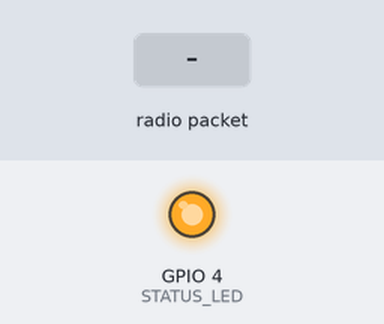
A sketch run on a simulated ESP8266 (NodeMCU). Shown: output pins drawn as LEDs (lit = HIGH). Inputs (shaded band) come from the test bench. No radio packets arrive unless stated; what the sketch prints to the serial monitor is not drawn.

Above: at 0.6 s.
At 2.3 s:
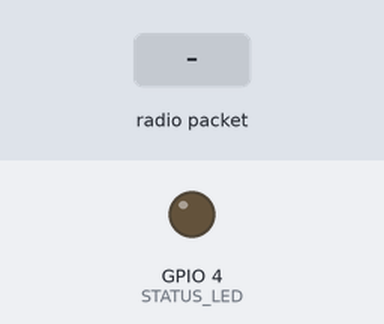
2.4 s: radio packet "ACK" arrives
3.9 s: radio packet "1" arrives
At 5.4 s:
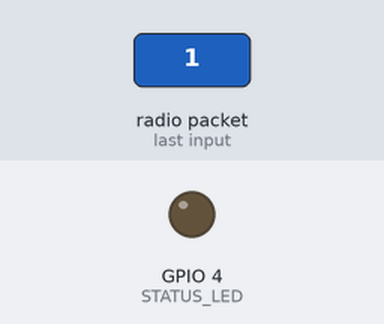
Timing chart, 0 to 6.9 s (numbered marks = the images above; inputs shaded):
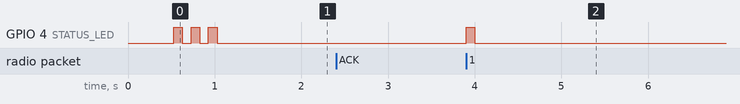

Measured:
- after the input at 3.9 s, GPIO 4 (STATUS_LED): LOW → HIGH at once, → LOW 0.10 s later

The sketch:

esp32_lora_receiver.ino
```cpp
/**
 * ============================================================================
 * SHEcurity — ESP32 #2 LoRa to USB Serial Receiver (Base Station on Laptop)
 * ============================================================================
 * Hardware:
 *   - ESP32 NodeMCU / DevKit V1
 *   - SX1278 (Ra-02 433MHz) LoRa SPI Module
 *
 * Pinout Connections (ESP32 to SX1278 Ra-02):
 *   - NSS  / CS  -> GPIO 5
 *   - RST / RESET-> GPIO 14
 *   - DIO0 / IRQ -> GPIO 2
 *   - SCK        -> GPIO 18
 *   - MISO       -> GPIO 19
 *   - MOSI       -> GPIO 23
 *   - VCC        -> 3.3V ONLY (DO NOT CONNECT TO 5V!)
 *   - GND        -> GND
 *
 * Baud Rate: 115200 bps
 * ============================================================================
 */

#include <SPI.h>
#include <LoRa.h>

#define LORA_SS    5
#define LORA_RST   14
#define LORA_DIO0  2
#define LORA_BAND  433000000L // 433.00 MHz ISM Band

#if defined(LED_BUILTIN) && (LED_BUILTIN != LORA_DIO0)
  #define STATUS_LED LED_BUILTIN
#else
  #define STATUS_LED 4
#endif

void setup() {
  Serial.begin(115200);
  delay(500);

  pinMode(STATUS_LED, OUTPUT);
  digitalWrite(STATUS_LED, LOW);

  Serial.println("[ESP32-Rx] Booting SHEcurity LoRa Receiver Base Station...");

  LoRa.setPins(LORA_SS, LORA_RST, LORA_DIO0);

  if (!LoRa.begin(LORA_BAND)) {
    Serial.println("[ESP32-Rx] ERROR: LoRa init failed! Check wiring & 3.3V power.");
    while (1) {
      digitalWrite(STATUS_LED, HIGH);
      delay(200);
      digitalWrite(STATUS_LED, LOW);
      delay(200);
    }
  }

  // ── Optimized High-Power Fast-Response Radio Parameters (Matches Transmitter!) ──
  LoRa.setTxPower(20);              // 20 dBm = 100 mW (PA_BOOST, for ACK replies)
  LoRa.setSpreadingFactor(7);       // SF7: Instant 35ms packet airtime
  LoRa.setSignalBandwidth(125E3);   // 125 kHz: Rock-solid lock, zero crystal drift
  LoRa.setCodingRate4(5);           // CR 4/5: Fast Forward Error Correction
  LoRa.setSyncWord(0x12);           // Standard sync word
  LoRa.enableCrc();

  Serial.println("[ESP32-Rx] ✅ LoRa Receiver Ready on 433.00 MHz (SF7, BW125k, CR4/5, 20dBm)");
  Serial.println("[ESP32-Rx] ⚡ Mode: Lightning Fast (35ms airtime) + 100mW RF Boost");
  blinkLed(3, 100);
}

void loop() {
  // 1. Check for incoming LoRa packet
  int packetSize = LoRa.parsePacket();
  if (packetSize) {
    digitalWrite(STATUS_LED, HIGH);

    String receivedData = "";
    while (LoRa.available()) {
      receivedData += (char)LoRa.read();
    }
    receivedData.trim();

    int rssi = LoRa.packetRssi();
    float snr = LoRa.packetSnr();

    // Forward telemetry packet directly to Laptop Serial
    if (receivedData.length() > 0) {
      Serial.println(receivedData);
    }

    // Auto-reply with LoRa ACK if it's not already an ACK
    if (!receivedData.startsWith("ACK")) {
      delay(40); // 40ms pause so transmitter switches back to RX mode
      LoRa.beginPacket();
      LoRa.print("ACK|UID27|OK");
      LoRa.endPacket();
    }

    digitalWrite(STATUS_LED, LOW);
  }

  // 2. Allow laptop backend to send ACK downlinks via USB Serial
  if (Serial.available()) {
    String cmd = Serial.readStringUntil('\n');
    cmd.trim();
    if (cmd.startsWith("ACK")) {
      digitalWrite(STATUS_LED, HIGH);
      LoRa.beginPacket();
      LoRa.print(cmd);
      LoRa.endPacket();
      digitalWrite(STATUS_LED, LOW);
    }
  }
}

void blinkLed(int count, int delayMs) {
  for (int i = 0; i < count; i++) {
    digitalWrite(STATUS_LED, HIGH);
    delay(delayMs);
    digitalWrite(STATUS_LED, LOW);
    delay(delayMs);
  }
}
```
